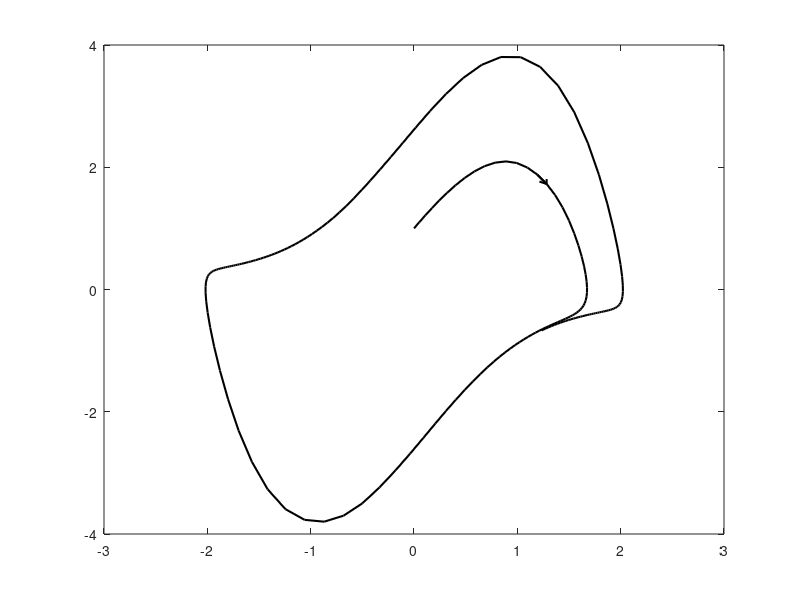
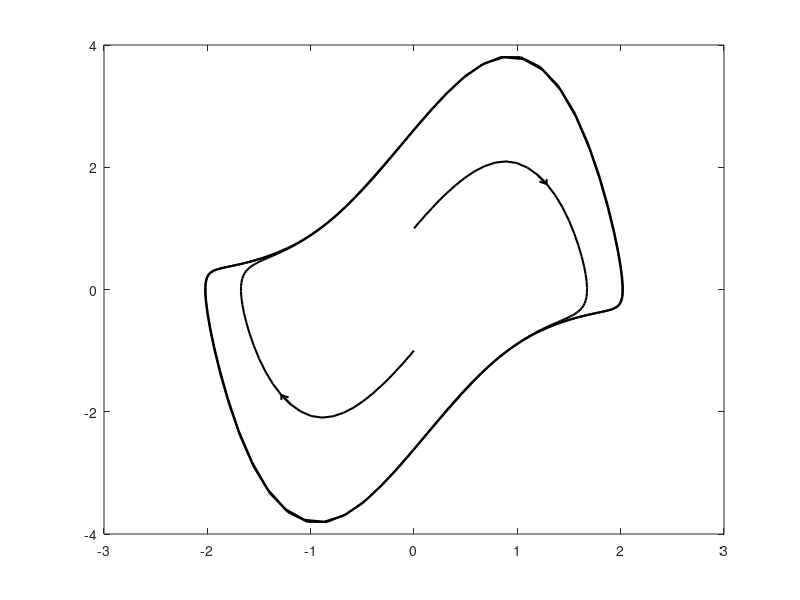
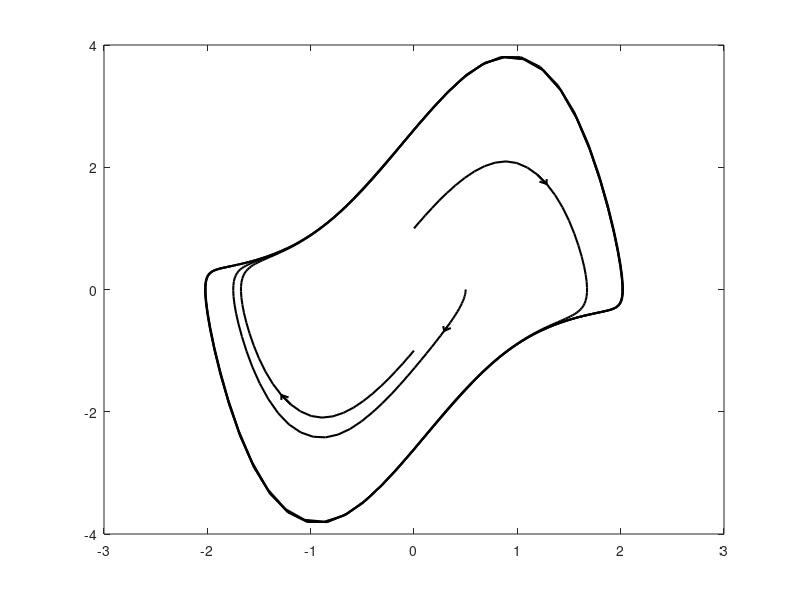
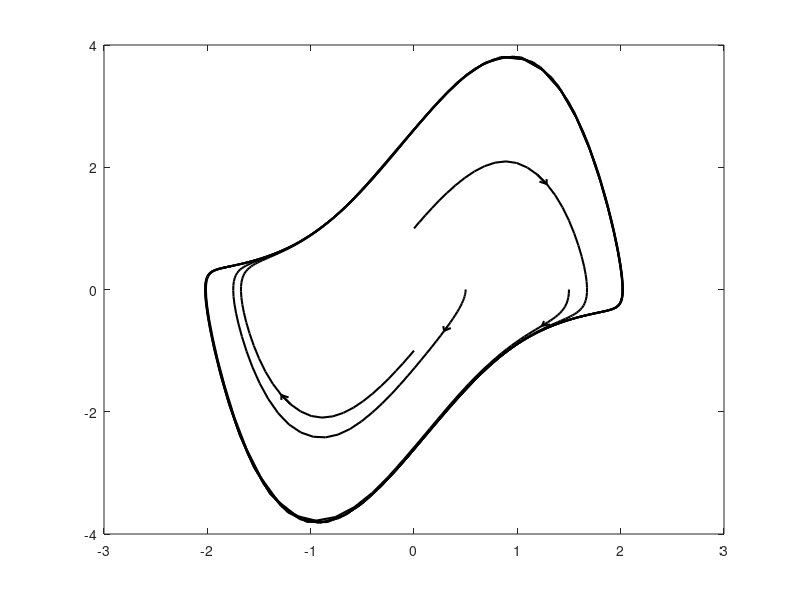

These figures' MATLAB source, in order: (Note: a time limit stopped this script after it produced the figures.)

function Limit_Cycle
%%%%%%%%%%%%%%%%%%%%%%%%%%%%%%%%%%%%%%%%%%%%%%%%%%%%%%%%%%%%%%%%%%%%%%%%%%%
%  Nonlinear System: 
%  dx(1,1)=-x(2)+x(1)*(1-x(1)^2-x(2)^2);
%  dx(2,1)= x(1)+x(2)*(1-x(1)^2-x(2)^2);
%%%%%%%%%%%%%%%%%%%%%%%%%%%%%%%%%%%%%%%%%%%%%%%%%%%%%%%%%%%%%%%%%%%%%%%%%%%
figure(1)
clf
Tspan=(0:0.005:1)*10;				% Simulation time (200 points)
fr=15;
dx=0.08; dy=dx;
In_Con=[ 0.0  1.0;					% Initial conditions  
         0.0 -1.0;					 
         0.5  0.0;					 
         1.5  0.0;					 
        -0.5  0.0;					 
        -1.5  0.0];
for jj=(1:size(In_Con,1))
    [t,x]=ode45(@Limit_Cycle_ode,Tspan, In_Con(jj,:));		% Simulation
    plot(x(:,1),x(:,2),'k','LineWidth',1.5); hold on      					    % Data Plot
    freccia(x(fr,1),x(fr,2),x(fr+1,1),x(fr+1,2),dx,dy)   
 end            
grid on									
axis square
xlabel('Variable $x_1(t)$','Interpreter','latex') 
ylabel('Variable $x_2(t)$','Interpreter','latex') 
title('Limit Cycle','Interpreter','latex')
return

%
function dx=Limit_Cycle_ode(t,x)
%  Differential equations of the system:
mu = 2;
dx(1,1) = x(2);
dx(2,1) = mu*(1-x(1)^2)*x(2)-x(1);
return

%%%%%%%%%%%%%%%%%%%%%%%%%%%%%%%%%%%%
function f = freccia(x0,y0,x,y,rx,ry)
%f = freccia(x0,y0,x,y,rx,ry)
%freccia disegna una frecccia nel punto x,y nella direzione del vettore
%        dx=x-x0, dy=y-y0. La freccia avra' lunghezza rx e ry nelle
%        due direzioni x  y.
dx=(x-x0)/rx;
dy=(y-y0)/ry;
dxy=sqrt(dx^2+dy^2);
fx=-dx/dxy;
fy=-dy/dxy;
rotpiu=[rx,0;0,ry]*[cos(pi/6), -sin(pi/6); sin(pi/6), cos(pi/6) ]*[fx,fy]';
rotmeno=[rx,0;0,ry]*[cos(pi/6), sin(pi/6); -sin(pi/6), cos(pi/6) ]*[fx,fy]';
plot([x0,x],[y0,y],'-k','LineWidth',1.5)
plot([x,x+rotpiu(1)],[y,y+rotpiu(2)],'-k','LineWidth',1.5)
plot([x,x+rotmeno(1)],[y,y+rotmeno(2)],'-k','LineWidth',1.5)
print -deps2 prova
return
